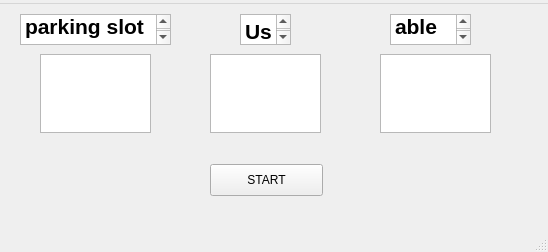
<?xml version="1.0" encoding="UTF-8"?>
<ui version="4.0">
 <class>MainWindow</class>
 <widget class="QMainWindow" name="MainWindow">
  <property name="geometry">
   <rect>
    <x>0</x>
    <y>0</y>
    <width>548</width>
    <height>252</height>
   </rect>
  </property>
  <property name="windowTitle">
   <string>MainWindow</string>
  </property>
  <widget class="QWidget" name="centralwidget">
   <widget class="QTextEdit" name="textEdit">
    <property name="geometry">
     <rect>
      <x>40</x>
      <y>50</y>
      <width>111</width>
      <height>79</height>
     </rect>
    </property>
    <property name="html">
     <string>&lt;!DOCTYPE HTML PUBLIC &quot;-//W3C//DTD HTML 4.0//EN&quot; &quot;http://www.w3.org/TR/REC-html40/strict.dtd&quot;&gt;
&lt;html&gt;&lt;head&gt;&lt;meta name=&quot;qrichtext&quot; content=&quot;1&quot; /&gt;&lt;style type=&quot;text/css&quot;&gt;
p, li { white-space: pre-wrap; }
&lt;/style&gt;&lt;/head&gt;&lt;body style=&quot; font-family:'.SF NS Text'; font-size:13pt; font-weight:400; font-style:normal;&quot;&gt;
&lt;p align=&quot;center&quot; style=&quot;-qt-paragraph-type:empty; margin-top:0px; margin-bottom:0px; margin-left:0px; margin-right:0px; -qt-block-indent:0; text-indent:0px;&quot;&gt;&lt;br /&gt;&lt;/p&gt;&lt;/body&gt;&lt;/html&gt;</string>
    </property>
   </widget>
   <widget class="QTextEdit" name="textEdit_2">
    <property name="geometry">
     <rect>
      <x>210</x>
      <y>50</y>
      <width>111</width>
      <height>79</height>
     </rect>
    </property>
    <property name="html">
     <string>&lt;!DOCTYPE HTML PUBLIC &quot;-//W3C//DTD HTML 4.0//EN&quot; &quot;http://www.w3.org/TR/REC-html40/strict.dtd&quot;&gt;
&lt;html&gt;&lt;head&gt;&lt;meta name=&quot;qrichtext&quot; content=&quot;1&quot; /&gt;&lt;style type=&quot;text/css&quot;&gt;
p, li { white-space: pre-wrap; }
&lt;/style&gt;&lt;/head&gt;&lt;body style=&quot; font-family:'.SF NS Text'; font-size:13pt; font-weight:400; font-style:normal;&quot;&gt;
&lt;p align=&quot;center&quot; style=&quot;-qt-paragraph-type:empty; margin-top:0px; margin-bottom:0px; margin-left:0px; margin-right:0px; -qt-block-indent:0; text-indent:0px;&quot;&gt;&lt;br /&gt;&lt;/p&gt;&lt;/body&gt;&lt;/html&gt;</string>
    </property>
   </widget>
   <widget class="QTextEdit" name="textEdit_3">
    <property name="geometry">
     <rect>
      <x>380</x>
      <y>50</y>
      <width>111</width>
      <height>79</height>
     </rect>
    </property>
    <property name="html">
     <string>&lt;!DOCTYPE HTML PUBLIC &quot;-//W3C//DTD HTML 4.0//EN&quot; &quot;http://www.w3.org/TR/REC-html40/strict.dtd&quot;&gt;
&lt;html&gt;&lt;head&gt;&lt;meta name=&quot;qrichtext&quot; content=&quot;1&quot; /&gt;&lt;style type=&quot;text/css&quot;&gt;
p, li { white-space: pre-wrap; }
&lt;/style&gt;&lt;/head&gt;&lt;body style=&quot; font-family:'.SF NS Text'; font-size:13pt; font-weight:400; font-style:normal;&quot;&gt;
&lt;p align=&quot;center&quot; style=&quot;-qt-paragraph-type:empty; margin-top:0px; margin-bottom:0px; margin-left:0px; margin-right:0px; -qt-block-indent:0; text-indent:0px;&quot;&gt;&lt;br /&gt;&lt;/p&gt;&lt;/body&gt;&lt;/html&gt;</string>
    </property>
   </widget>
   <widget class="QPlainTextEdit" name="plainTextEdit">
    <property name="geometry">
     <rect>
      <x>20</x>
      <y>10</y>
      <width>151</width>
      <height>31</height>
     </rect>
    </property>
    <property name="font">
     <font>
      <family>Arial</family>
      <pointsize>16</pointsize>
      <weight>75</weight>
      <bold>true</bold>
     </font>
    </property>
    <property name="plainText">
     <string>Total parking slot</string>
    </property>
   </widget>
   <widget class="QPlainTextEdit" name="plainTextEdit_2">
    <property name="geometry">
     <rect>
      <x>240</x>
      <y>10</y>
      <width>51</width>
      <height>31</height>
     </rect>
    </property>
    <property name="font">
     <font>
      <family>Arial</family>
      <pointsize>16</pointsize>
      <weight>75</weight>
      <bold>true</bold>
     </font>
    </property>
    <property name="autoFillBackground">
     <bool>true</bool>
    </property>
    <property name="plainText">
     <string>Used</string>
    </property>
    <property name="backgroundVisible">
     <bool>false</bool>
    </property>
    <property name="centerOnScroll">
     <bool>true</bool>
    </property>
   </widget>
   <widget class="QPlainTextEdit" name="plainTextEdit_3">
    <property name="geometry">
     <rect>
      <x>390</x>
      <y>10</y>
      <width>81</width>
      <height>31</height>
     </rect>
    </property>
    <property name="font">
     <font>
      <family>Arial</family>
      <pointsize>16</pointsize>
      <weight>75</weight>
      <bold>true</bold>
     </font>
    </property>
    <property name="autoFillBackground">
     <bool>true</bool>
    </property>
    <property name="plainText">
     <string>Available</string>
    </property>
    <property name="backgroundVisible">
     <bool>false</bool>
    </property>
   </widget>
   <widget class="QPushButton" name="startbutton">
    <property name="geometry">
     <rect>
      <x>210</x>
      <y>160</y>
      <width>113</width>
      <height>32</height>
     </rect>
    </property>
    <property name="text">
     <string>START</string>
    </property>
   </widget>
  </widget>
  <widget class="QMenuBar" name="menubar">
   <property name="geometry">
    <rect>
     <x>0</x>
     <y>0</y>
     <width>548</width>
     <height>22</height>
    </rect>
   </property>
   <widget class="QMenu" name="menu">
    <property name="title">
     <string/>
    </property>
   </widget>
   <widget class="QMenu" name="menuSTART">
    <property name="title">
     <string/>
    </property>
   </widget>
   <addaction name="menu"/>
   <addaction name="menuSTART"/>
  </widget>
  <widget class="QStatusBar" name="statusbar"/>
 </widget>
 <resources/>
 <connections/>
</ui>
